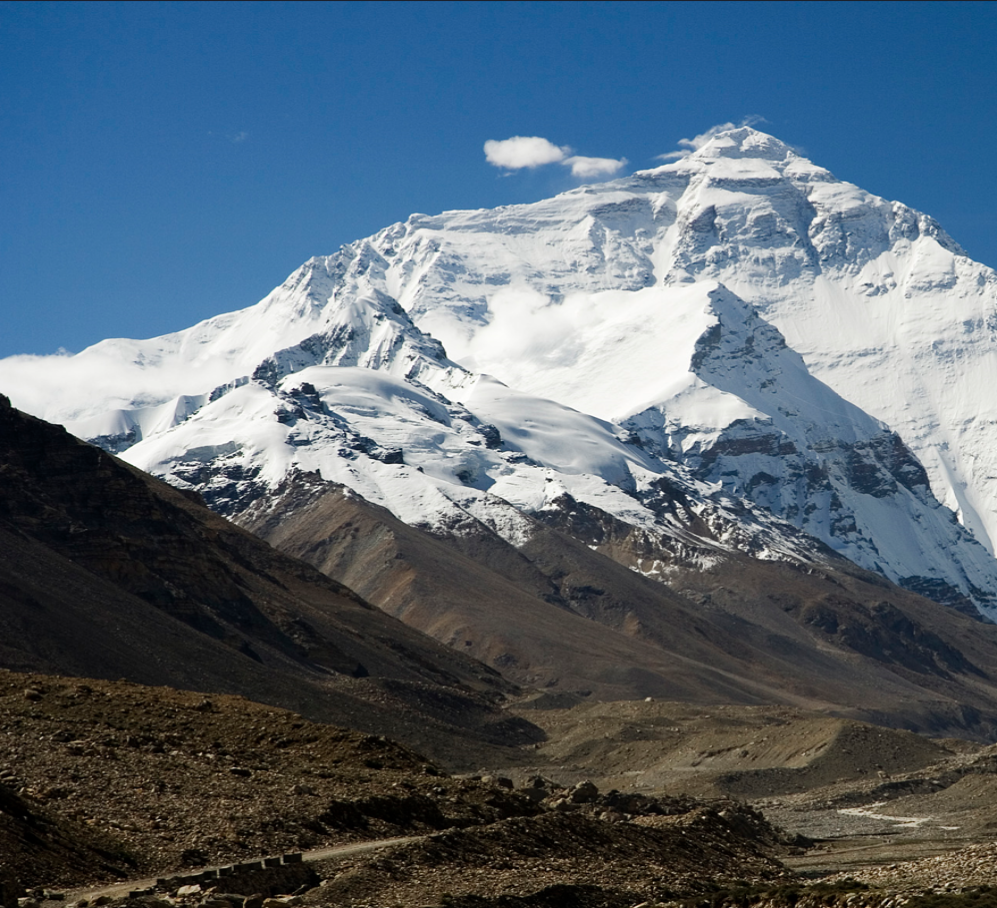
#> input picture image1.png, 997 x 908 px, found by its file name
$ python testStitcher.py
#> lines starting #> are read from the running program, lines starting #| are printed output that depends on the picture; after the words box and inside, x2 and y2 are one past the last pixel; in counts of white or black regions, pixels touching at a corner belong together
### Stitching/siftVideo.py
import numpy as np
import cv2
import imutils
#from skimage import transform
#from skimage import filters

class Stitcher:
    def __init__(self):
        #added or_better in self.isv3 parameter
        self.isv3 = imutils.is_cv3(or_better=True) #determine if using latest openCV version and initialize cahced homography matrix
        self.cachedH = None

    # feature that stitches both frames side-by-side, apply a best-fitting ratio and reprojection-threshold as needed
    def stitch(self, images, ratio=0.75, reprojThresh=4.0, showMatches=False):
        (imageB, imageA) = images #store both images A and B as an object
        # if no homography matrix is detected
        if self.cachedH is None:
            # detect and describe key features from image A, and do the same for image B
            (kpsA, featuresA) = self.detectAndDescribe(imageA)
            (kpsB, featuresB) = self.detectAndDescribe(imageB)

            # get matched keypoints from the features extracted by both images, and store in a matrix
            M = self.matchKeypoints(kpsA, kpsB, featuresA, featuresB, ratio, reprojThresh)
            # if matrix is none, error-check here
            if M is None:
                return None

            #self.cachedH = M[1]
            (matches, self.cachedH, status) = M

        # Apply the warp-perspective function onto both images, to properly overlay the second frame onto the first frame, ie right frame onto left frame
        result = cv2.warpPerspective(imageA, self.cachedH,
                                 (imageA.shape[1] + imageB.shape[1], imageA.shape[0]))
        result[0:imageB.shape[0], 0:imageB.shape[1]] = imageB

        # Crop the result to the largest rectangular area
        result = self.crop_to_largest_rectangle(result)

        # draw matches between image A and B, along with key features
        if showMatches:
            vis  = self.drawMatches(imageA, imageB, kpsA, kpsB, matches, status)
            return (result, vis)
        # return result
        return result

    # for the stitched image, crop to get the largest conjoined rectangle area, so that the view is properly output
    def crop_to_largest_rectangle(self, image):
        # Convert the image to grayscale and then binary image
        gray = cv2.cvtColor(image, cv2.COLOR_BGR2GRAY)
        _, binary = cv2.threshold(gray, 1, 255, cv2.THRESH_BINARY)

        # Find contours
        contours, _ = cv2.findContours(binary, cv2.RETR_EXTERNAL, cv2.CHAIN_APPROX_SIMPLE)

        # Find the largest contour area and its bounding rectangle
        largest_area = 0
        best_rect = (0, 0, 0, 0)  # x, y, width, height
        for contour in contours:
            x, y, w, h = cv2.boundingRect(contour)
            area = w * h
            if area > largest_area:
                largest_area = area
                best_rect = (x, y, w, h)

        # Crop the image to the bounding rectangle of the largest contour
        if largest_area > 0:
            x, y, w, h = best_rect
            cropped_image = image[y:y+h, x:x+w]
            return cropped_image
        else:
            return image  # Return original if no contours found

    # detect and describe all key features from a specific image
    def detectAndDescribe(self, image):
        # convert image to gray-scale
        gray = cv2.cvtColor(image, cv2.COLOR_BGR2GRAY)
        # special-case for applying detect and compute
        if self.isv3:
            descriptor = cv2.SIFT_create()
            (kps, features) = descriptor.detectAndCompute(image, None)
        else:
			# detect keypoints in the image
            detector = cv2.FeatureDetector_create("SIFT")
            kps = detector.detect(gray)
			# extract features from the image
            extractor = cv2.DescriptorExtractor_create("SIFT")
            (kps, features) = extractor.compute(gray, kps)
		# convert the keypoints from KeyPoint objects to NumPy
		# arrays
        kps = np.float32([kp.pt for kp in kps])
		# return a tuple of keypoints and features
        return (kps, features)

    # match the keypoints between the features of two separate images
    def matchKeypoints(self, kpsA, kpsB, featuresA, featuresB,
		ratio, reprojThresh):
        #matcher = cv2.DescriptorMatcher_create("BruteForce")
        matcher = cv2.DescriptorMatcher_create(cv2.DESCRIPTOR_MATCHER_FLANNBASED)
        rawMatches = matcher.knnMatch(featuresA, featuresB, 2)
        matches = []
		# loop over the raw matches
        for m in rawMatches:
			# ensure the distance is within a certain ratio of each
			# other (i.e. Lowe's ratio test)
            if len(m) == 2 and m[0].distance < m[1].distance * ratio:
                matches.append((m[0].trainIdx, m[0].queryIdx))

        #computing a homography requires at least 4 matches
        if (len(matches) > 4):
            #construct the two sets of points
            ptsA = np.float32([kpsA[i] for (_, i) in matches])
            ptsB = np.float32([kpsB[i] for (i, _) in matches])

            #compute the homography between the two sets of points
            (H, status) = cv2.findHomography(ptsA, ptsB, cv2.RANSAC, reprojThresh)

            #return the matches along witht the homography matrix
            # and status of each matched point
            return (matches, H, status)

        #otherwise, no homography cou;d be computed
        return None

    # draw matches between key features of both images
    # [19 lines left out: function drawMatches, not called in this run]


### Stitching/testStitcher.py
from siftVideo import Stitcher

import numpy as np
import cv2
import imutils
import argparse

#show the images
"""image = cv2.imread("image1.png")
aa = cv2.imread("image1.png",cv2.IMREAD_COLOR)
bb = cv2.imread("image2.png",cv2.IMREAD_COLOR)
cv2.imshow("frame1",aa)
cv2.imshow("frame2",bb)
"""
#initialize video streams and warmup
print("Getting Camera Feeds...")
aa = cv2.imread("image1.png",cv2.IMREAD_COLOR)
#> aa is the input picture: shape (908, 997, 3); mean B, G, R 115.7, 102.9, 87.5
bb = cv2.imread("image2.png",cv2.IMREAD_COLOR)
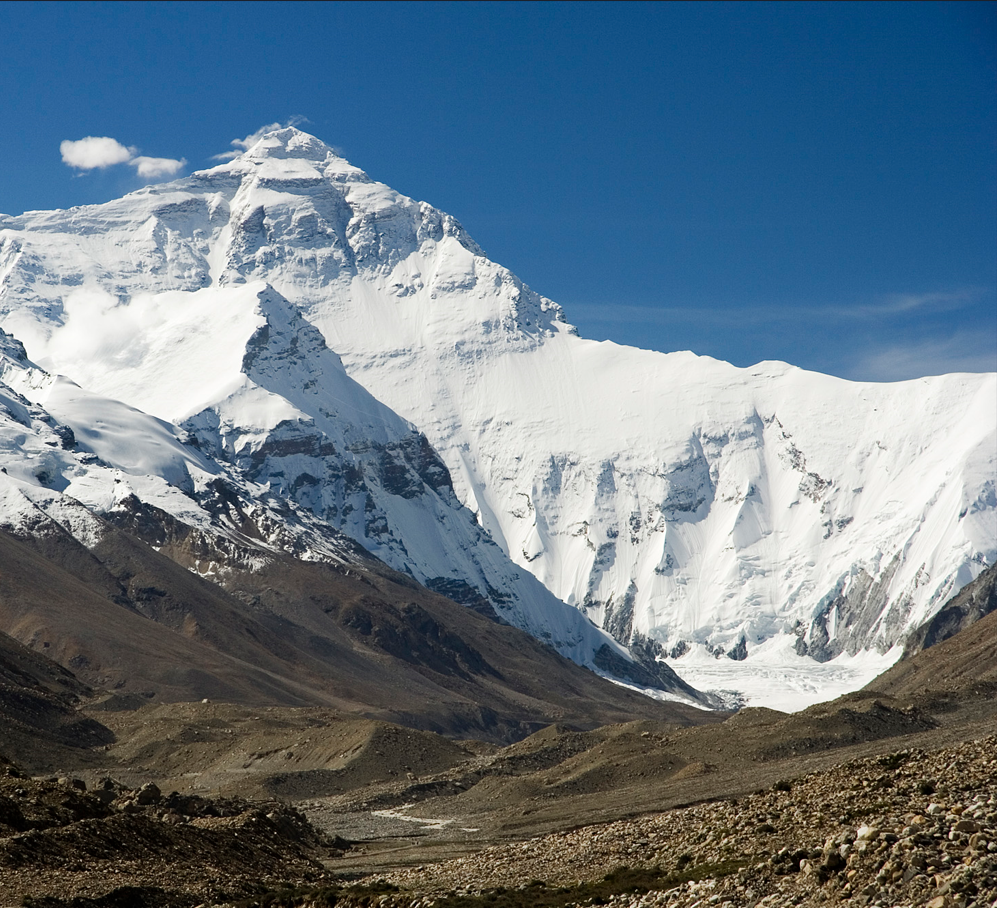
#> input picture image2.png, 997 x 908 px, found by its file name
#> bb is the input picture: shape (908, 997, 3); mean B, G, R 132.2, 119.6, 102.3

#initialize stitcher program
stitcher = Stitcher()
# while true, capture frames from both cameras
while True:
    left = aa
    right = bb

    #Stitch the two videos together to form panorama
    result = stitcher.stitch([left,right])
#> in detectAndDescribe, `gray = cv2.cvtColor(image, cv2.COLOR_BGR2GRAY)`:
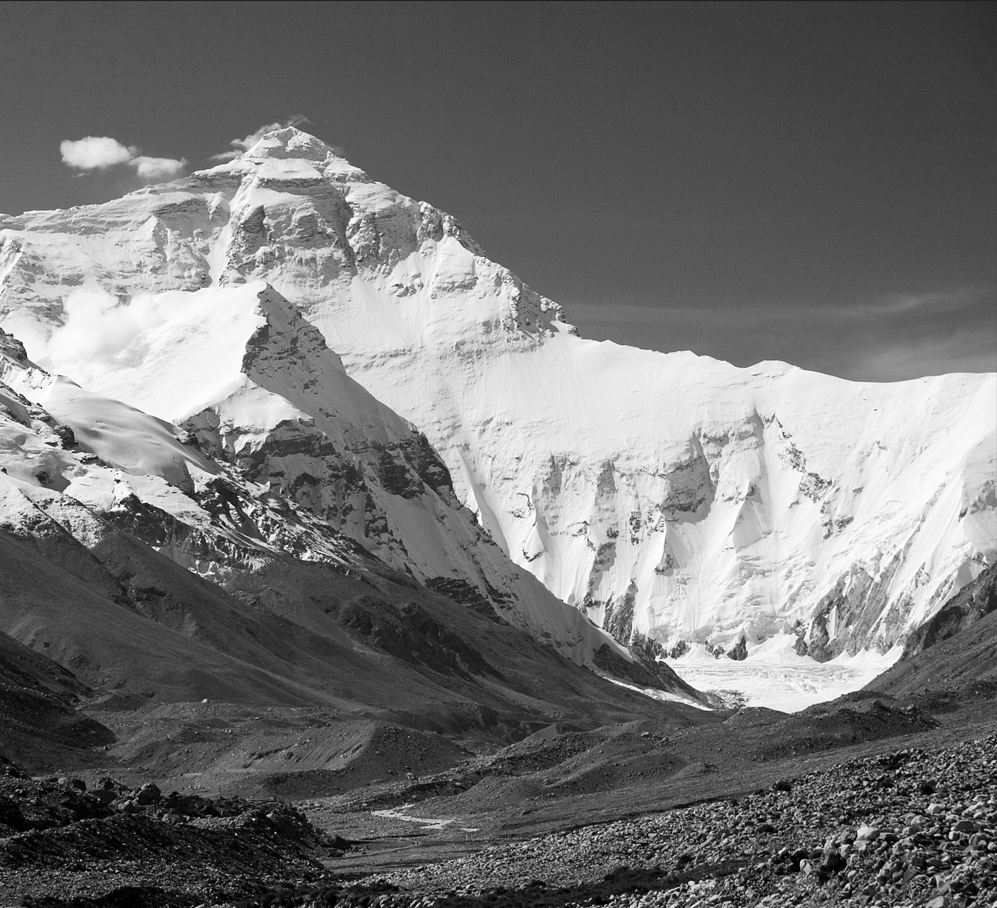
#> gray: shape (908, 997); min 0, max 255, mean 115.9
#> in detectAndDescribe, `kps = detector.detect(gray)`: kps = 5935 keypoints; strongest (x, y, size): (118, 481, 2.7), (612, 897, 2.4), (217, 494, 2.5), (241, 499, 2.5)
#> in detectAndDescribe, `kps = np.float32([kp.pt for kp in kps])`: kps = 5935 pairs, first value 2.45 to 993.9, second value 119.1 to 905.2
#> in stitch, `(kpsA, featuresA) = self.detectAndDescribe(imageA)`: kpsA has the same summary as kps in detectAndDescribe
#> in detectAndDescribe (call 2), `gray = cv2.cvtColor(image, cv2.COLOR_BGR2GRAY)`:
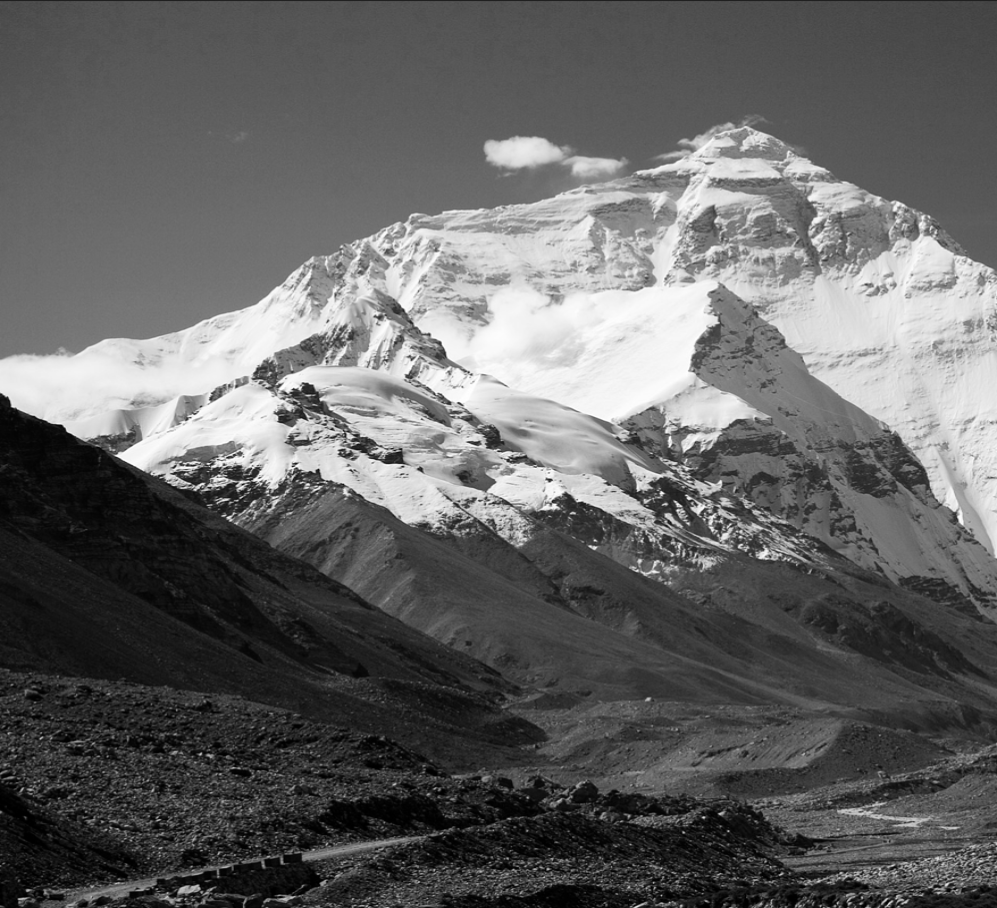
#> gray: shape (908, 997); min 0, max 255, mean 99.7
#> in detectAndDescribe (call 2), `kps = detector.detect(gray)`: kps = 6936 keypoints; strongest (x, y, size): (550, 480, 2.9), (662, 493, 2.6), (703, 817, 1.9), (689, 498, 2.7)
#> in detectAndDescribe (call 2), `kps = np.float32([kp.pt for kp in kps])`: kps = 6936 pairs, first value 2.47 to 993.8, second value 118.9 to 905
#> in stitch, `(kpsB, featuresB) = self.detectAndDescribe(imageB)`: kpsB has the same summary as kps in detectAndDescribe
#> in matchKeypoints, `rawMatches = matcher.knnMatch(featuresA, featuresB, 2)`: rawMatches = 5935 matches
#> after the loop in matchKeypoints, `for m in rawMatches:`: matches = 2100 pairs, first value 216 to 6933, second value 0 to 5810
#> in matchKeypoints, `ptsA = np.float32([kpsA[i] for (_, i) in matches])`: ptsA = 2100 pairs, first value 2.45 to 978.5, second value 119.1 to 903.9
#> in matchKeypoints, `ptsB = np.float32([kpsB[i] for (i, _) in matches])`: ptsB = 2100 pairs, first value 60.61 to 993.5, second value 118.9 to 901.9
#> in matchKeypoints, `(H, status) = cv2.findHomography(ptsA, ptsB, cv2.RANSAC, reprojThresh)`: H = [[1.14, 0.00013, 415.6], [-0.000127, 0.998, -0.00789], [-1.45e-07, 1.51e-07, 1]]; status = 2100 values, max 1 at index 0, min 0 at index 11, mean 0.983
#> in stitch, `(matches, self.cachedH, status) = M`: self.cachedH has the same summary as H in matchKeypoints
#> in crop_to_largest_rectangle, `gray = cv2.cvtColor(image, cv2.COLOR_BGR2GRAY)`:
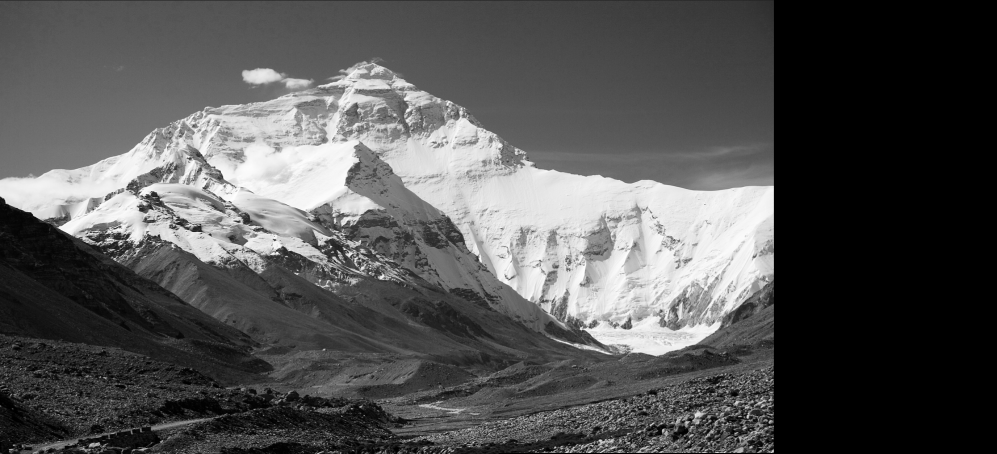
#> gray: shape (908, 1994) (shown at 1/2 size); min 0, max 255, mean 83.6
#> in crop_to_largest_rectangle, `_, binary = cv2.threshold(gray, 1, 255, cv2.THRESH_BINARY)`:
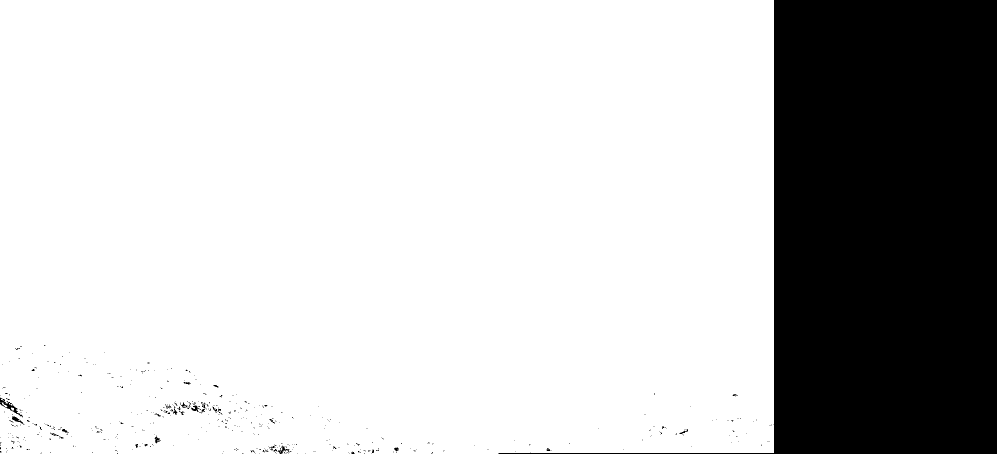
#> binary: shape (908, 1994) (shown at 1/2 size); 77.4% white; 441 black regions (410 under 20 px)
#> in crop_to_largest_rectangle, `contours, _ = cv2.findContours(binary, cv2.RETR_EXTERNAL, cv2.CHAIN_AP..`: contours = 5 contours, 4 with area under 20; largest, box (x1, y1, x2, y2) and area: (0, 0, 1548, 908) 1401312
#> the loop in crop_to_largest_rectangle, `for contour in contours:` made 5 passes
#> (x, y, w, h, area, largest_area) on passes 3, 5: (22, 815, 6, 6, 36, 36), (0, 0, 1548, 908, 1405584, 1405584)
#> after the loop in crop_to_largest_rectangle, `for contour in contours:`: largest_area = 1405584
#> in crop_to_largest_rectangle, `cropped_image = image[y:y+h, x:x+w]`:
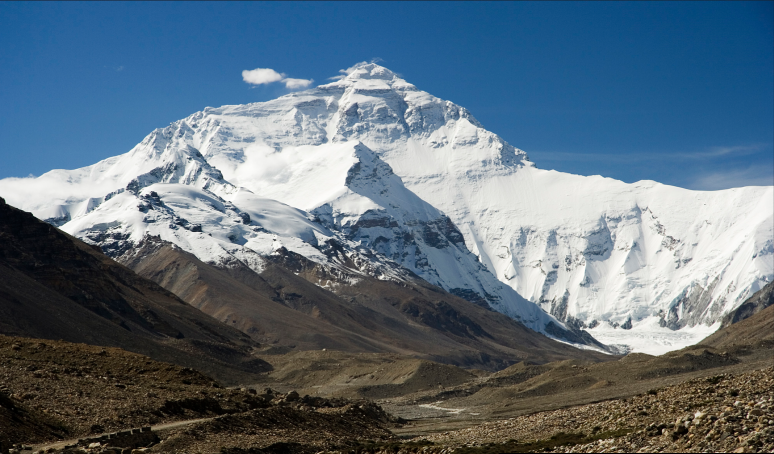
#> cropped_image: shape (908, 1548, 3) (shown at 1/2 size); mean B, G, R 124.7, 111.4, 94

    #if no homography can be computed break the program
    if result is None:
        print("Homography could not be computed")
        break

    # display the result in the view
    cv2.imshow("Result", result)

    if cv2.waitKey(1) & 0xFF == ord('q'): #If 'q' is pressed it will kill the programe
#> (key q is pressed here)
        break
# clean up as needed
cv2.destroyAllWindows()
